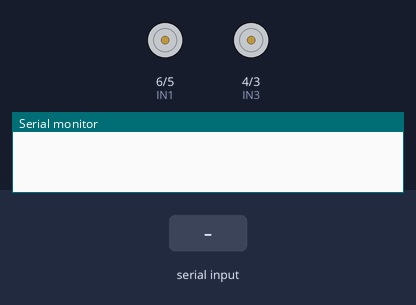
A sketch run on a simulated Arduino Uno, built with avr-gcc and run on an emulated ATmega328P. On the bench: motor-driver pin pairs drawn as motors (green arrow = first pin HIGH = forward, orange = second pin HIGH = backward, longer = more drive, scaled by the enable pin), the last lines printed to the serial monitor. The inputs (shaded band) are chosen by the test bench.

Above: at 1.2 s.
1.3 s: "w" received over Serial
At 3.5 s:
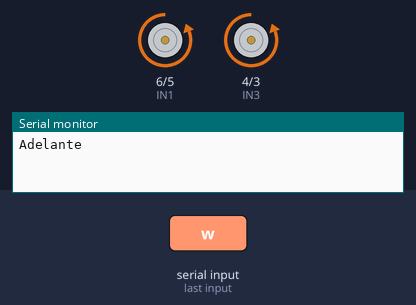
3.8 s: "a" received over Serial
At 5.4 s:
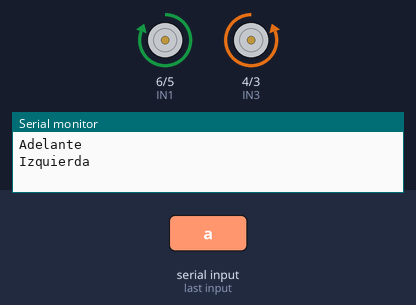
6.3 s: "d" received over Serial
At 8.5 s:
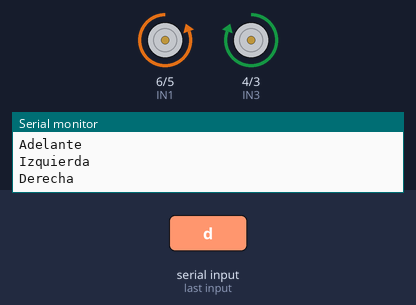
8.8 s: "s" received over Serial
At 10.4 s:
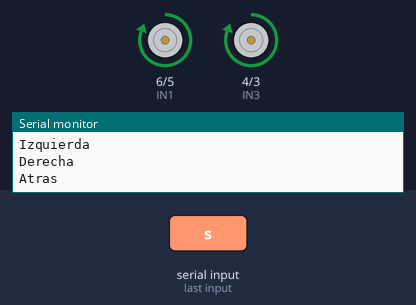
Timing chart, 0 to 11.9 s (numbered marks = the images above; inputs shaded):
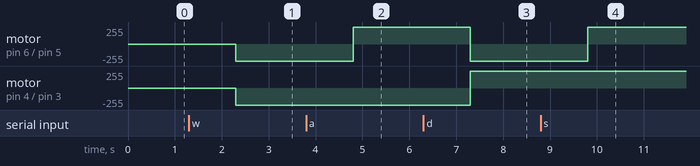

The sketch:

Arduino_main.ino
```cpp
int ENA = 7;
int IN1 = 6;
int IN2 = 5;

int IN3 = 4;
int IN4 = 3;
int ENB = 2;
int VELOCIDAD;

String x;
void setup () {

  Serial.begin(9600);

  pinMode (ENA, OUTPUT);
  pinMode (IN1, OUTPUT);
  pinMode (IN2, OUTPUT);

  pinMode (IN3, OUTPUT);
  pinMode (IN4, OUTPUT);
  pinMode (ENB, OUTPUT);
}

void adelante (){

  digitalWrite (IN1, LOW);
  digitalWrite (IN2, HIGH);
  digitalWrite (IN3, LOW);
  digitalWrite (IN4, HIGH);
  analogWrite  (ENA, 255);
  analogWrite  (ENB, 255);
  delay (500);
}
void atras (){

  digitalWrite (IN1, HIGH);
  digitalWrite (IN2, LOW);
  digitalWrite (IN3, HIGH);
  digitalWrite (IN4, LOW);
  analogWrite  (ENA, 255);
  analogWrite  (ENB, 255);
  delay (500);
}
void izquierda (){

  digitalWrite (IN1, HIGH);
  digitalWrite (IN2, LOW);
  digitalWrite (IN3, LOW);
  digitalWrite (IN4, HIGH);
  analogWrite  (ENA, 255);
  analogWrite  (ENB, 255);
  delay (500);
}
void derecha (){

  digitalWrite (IN1, LOW);
  digitalWrite (IN2, HIGH);
  digitalWrite (IN3, HIGH);
  digitalWrite (IN4, LOW);
  analogWrite  (ENA, 255);
  analogWrite  (ENB, 255);
  delay (500);
}

void loop () {
  while (Serial.available() == 0) {}     //wait for data available
  String teststr = Serial.readString();  //read until timeout
  teststr.trim();                        // remove any \r \n whitespace at the end of the String

  if (teststr == "w") {
    adelante();
    Serial.println("Adelante");
  }

  if (teststr == "a") {
    izquierda();
    Serial.println("Izquierda");
 }
  if (teststr == "d") {
    derecha();
    Serial.println("Derecha");
 }
   if (teststr == "s") {
    atras();
    Serial.println("Atras");
 }

}
```

Measured:
- after the input at 1.3 s, motor on pin 6 (IN1) / pin 5 (IN2), motor on pin 4 (IN3) / pin 3 (IN4): stopped → backward 255/255 after 1.0 s
- after the input at 3.8 s, motor on pin 6 (IN1) / pin 5 (IN2): backward 255/255 → forward 255/255 after 1.0 s
- after the input at 6.3 s, motor on pin 6 (IN1) / pin 5 (IN2): forward 255/255 → backward 255/255 after 1.0 s; motor on pin 4 (IN3) / pin 3 (IN4): backward 255/255 → forward 255/255 after 1.0 s
- after the input at 8.8 s, motor on pin 6 (IN1) / pin 5 (IN2): backward 255/255 → forward 255/255 after 1.0 s
